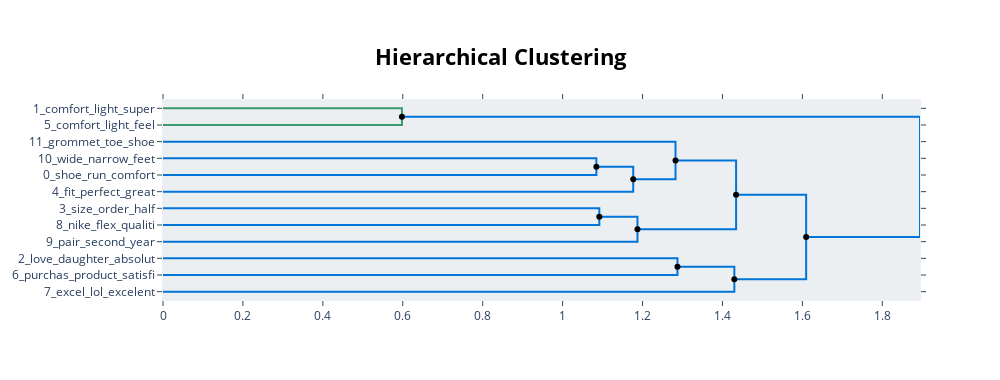

The code cell stored with this chart in its notebook:
### Code cell
hierarchical_topics = topic_model.hierarchical_topics(docs)
topic_model.visualize_hierarchy(hierarchical_topics=hierarchical_topics)

### Figure 1 — Plotly figure (JSON) as saved in the notebook; plotly's stock layout.template omitted (floating-point values rounded to 4 significant figures)
{"data": [{"hoverinfo": "text", "marker": {"color": "rgb(61,153,112)"}, "mode": "lines", "text": ["comfort_light_super_lightweight_comfi", "", "", "comfort_light_feel_realli_offer"], "type": "scatter", "x": [0, 0.5979, 0.5979, 0], "xaxis": "x", "y": [-5, -5, -15, -15], "yaxis": "y"}, {"hoverinfo": "text", "marker": {"color": "rgb(0,116,217)"}, "mode": "lines", "text": ["wide_narrow_feet_wider_toe", "", "", "shoe_run_comfort_feet_wear"], "type": "scatter", "x": [0, 1.084, 1.084, 0], "xaxis": "x", "y": [-35, -35, -45, -45], "yaxis": "y"}, {"hoverinfo": "text", "marker": {"color": "rgb(0,116,217)"}, "mode": "lines", "text": ["fit_perfect_great_expect_nice", "", "", "size_order_half_nike_usual"], "type": "scatter", "x": [1.084, 1.177, 1.177, 0], "xaxis": "x", "y": [-40, -40, -55, -55], "yaxis": "y"}, {"hoverinfo": "text", "marker": {"color": "rgb(0,116,217)"}, "mode": "lines", "text": ["shoe_feet_run_comfort_wear", "", "", "size_fit_order_perfect_half"], "type": "scatter", "x": [0, 1.283, 1.283, 1.177], "xaxis": "x", "y": [-25, -25, -47.5, -47.5], "yaxis": "y"}, {"hoverinfo": "text", "marker": {"color": "rgb(0,116,217)"}, "mode": "lines", "text": ["grommet_toe_shoe_pictur_dark", "", "", "shoe_fit_size_run_feet"], "type": "scatter", "x": [0, 1.092, 1.092, 0], "xaxis": "x", "y": [-65, -65, -75, -75], "yaxis": "y"}, {"hoverinfo": "text", "marker": {"color": "rgb(0,116,217)"}, "mode": "lines", "text": ["pair_second_year_style_wear", "", "", "nike_flex_qualiti_black_purchas"], "type": "scatter", "x": [1.092, 1.187, 1.187, 0], "xaxis": "x", "y": [-70, -70, -85, -85], "yaxis": "y"}, {"hoverinfo": "text", "marker": {"color": "rgb(0,116,217)"}, "mode": "lines", "text": ["purchas_product_satisfi_price_happi", "", "", "pair_nike_year_second_purchas"], "type": "scatter", "x": [1.283, 1.434, 1.434, 1.187], "xaxis": "x", "y": [-36.25, -36.25, -77.5, -77.5], "yaxis": "y"}, {"hoverinfo": "text", "marker": {"color": "rgb(0,116,217)"}, "mode": "lines", "text": ["love_daughter_absolut_realli_gift", "", "", "pair_nike_purchas_year_second"], "type": "scatter", "x": [0, 1.287, 1.287, 0], "xaxis": "x", "y": [-95, -95, -105, -105], "yaxis": "y"}, {"hoverinfo": "text", "marker": {"color": "rgb(0,116,217)"}, "mode": "lines", "text": ["love_pair_nike_purchas_second", "", "", "excel_lol_excelent_perfect_updat"], "type": "scatter", "x": [1.287, 1.43, 1.43, 0], "xaxis": "x", "y": [-100, -100, -115, -115], "yaxis": "y"}, {"hoverinfo": "text", "marker": {"color": "rgb(0,116,217)"}, "mode": "lines", "text": ["shoe_fit_size_run_feet", "", "", "love_pair_nike_purchas_year"], "type": "scatter", "x": [1.434, 1.609, 1.609, 1.43], "xaxis": "x", "y": [-56.88, -56.88, -107.5, -107.5], "yaxis": "y"}, {"hoverinfo": "text", "marker": {"color": "rgb(0,116,217)"}, "mode": "lines", "text": ["comfort_light_super_lightweight_comfi", "", "", "shoe_love_fit_size_wear"], "type": "scatter", "x": [0.5979, 1.894, 1.894, 1.609], "xaxis": "x", "y": [-10, -10, -82.19, -82.19], "yaxis": "y"}, {"hoverinfo": "text", "hovertext": ["fit_perfect_great_expect_nice", "pair_second_year_style_wear", "purchas_product_satisfi_price_happi", "love_pair_nike_purchas_second", "shoe_fit_size_run_feet", "comfort_light_super_lightweight_comfi"], "marker": {"color": "black"}, "mode": "markers", "showlegend": false, "type": "scatter", "x": [1.084, 1.092, 1.283, 1.287, 1.434, 0.5979], "y": [-40, -70, -36.25, -100, -56.88, -10]}, {"hoverinfo": "text", "hovertext": ["size_fit_order_perfect_half", "pair_nike_year_second_purchas", "love_pair_nike_purchas_year", "shoe_love_fit_size_wear"], "marker": {"color": "black"}, "mode": "markers", "showlegend": false, "type": "scatter", "x": [1.177, 1.187, 1.43, 1.609], "y": [-47.5, -77.5, -107.5, -82.19]}], "layout": {"autosize": false, "height": 380, "hoverlabel": {"bgcolor": "white", "font": {"family": "Rockwell", "size": 16}}, "hovermode": "closest", "plot_bgcolor": "#ECEFF1", "showlegend": false, "title": {"font": {"color": "Black", "size": 22}, "text": "<b>Hierarchical Clustering</b>", "x": 0.5, "xanchor": "center", "yanchor": "top"}, "width": 1000, "xaxis": {"mirror": "allticks", "rangemode": "tozero", "showgrid": false, "showline": true, "showticklabels": true, "ticks": "outside", "type": "linear", "zeroline": false}, "yaxis": {"mirror": "allticks", "range": [-120, 0], "rangemode": "tozero", "showgrid": false, "showline": true, "showticklabels": true, "tickmode": "array", "ticks": "outside", "ticktext": ["1_comfort_light_super", "5_comfort_light_feel", "11_grommet_toe_shoe", "10_wide_narrow_feet", "0_shoe_run_comfort", "4_fit_perfect_great", "3_size_order_half", "8_nike_flex_qualiti", "9_pair_second_year", "2_love_daughter_absolut", "6_purchas_product_satisfi", "7_excel_lol_excelent"], "tickvals": [-5, -15, -25, -35, -45, -55, -65, -75, -85, -95, -105, -115], "type": "linear", "zeroline": false}}}
